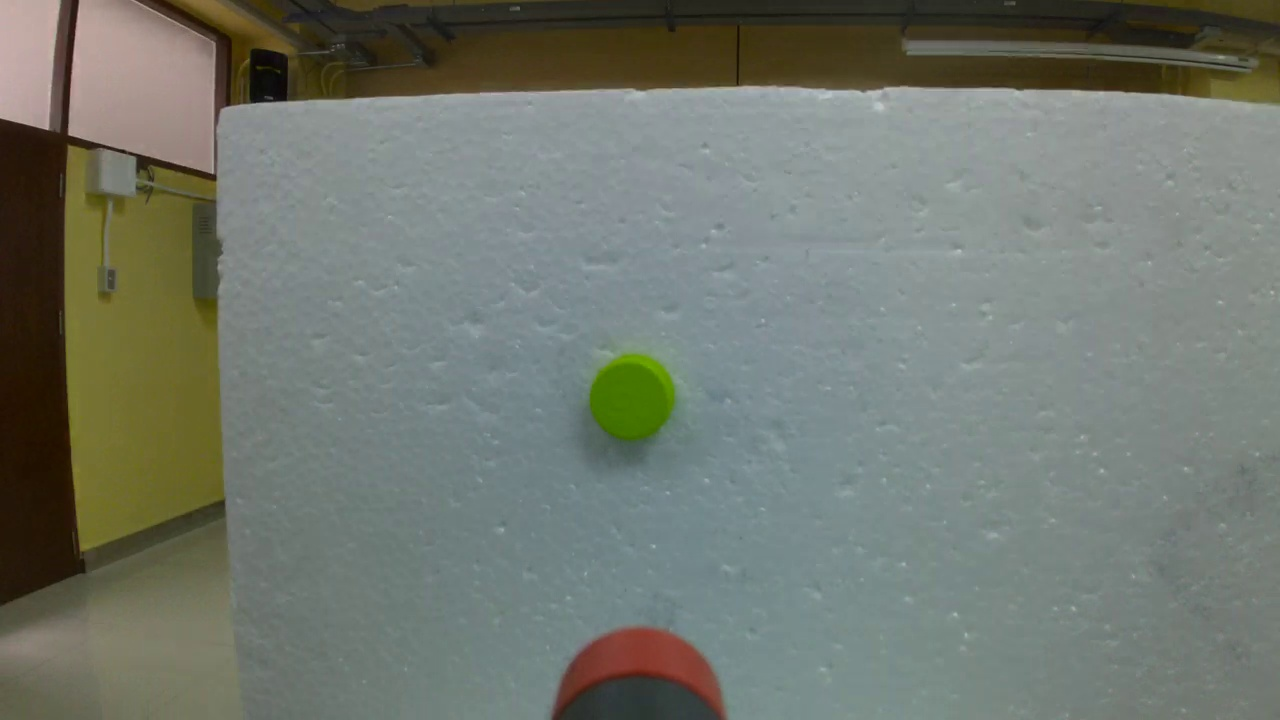
#> input picture captured_image.jpg, 1280 x 720 px
$ python -i 03_person.py   (imports and definitions only)
#> lines starting #> are read from the running program, lines starting #| are printed output that depends on the picture; after the words box and inside, x2 and y2 are one past the last pixel; in counts of white or black regions, pixels touching at a corner belong together
#> further down, picture is the input picture: shape (720, 1280, 3); mean B, G, R 110.5, 119.9, 113.9
import cv2
import numpy as np
import robomaster
from robomaster import robot

def display_image(image):
    cv2.imshow('Detected', image)
    cv2.waitKey(1)  # เปลี่ยนเป็นรอเพียง 1ms เพื่อให้การทำงานเป็นแบบเรียลไทม์
    cv2.destroyAllWindows()

def detect_red_coke_can(image):
    # แปลงภาพเป็นสี HSV
    hsv = cv2.cvtColor(image, cv2.COLOR_BGR2HSV)
#> hsv: shape (720, 1280, 3); mean H, S, V 66, 53.4, 123.4

    # กำหนดขอบเขตของสีแดงใน HSV
    lower_red1 = np.array([0, 50, 50])
    upper_red1 = np.array([10, 255, 255])
    lower_red2 = np.array([170, 50, 50])
    upper_red2 = np.array([180, 255, 255])

    # สร้างหน้ากากสำหรับสีแดง
    mask1 = cv2.inRange(hsv, lower_red1, upper_red1)
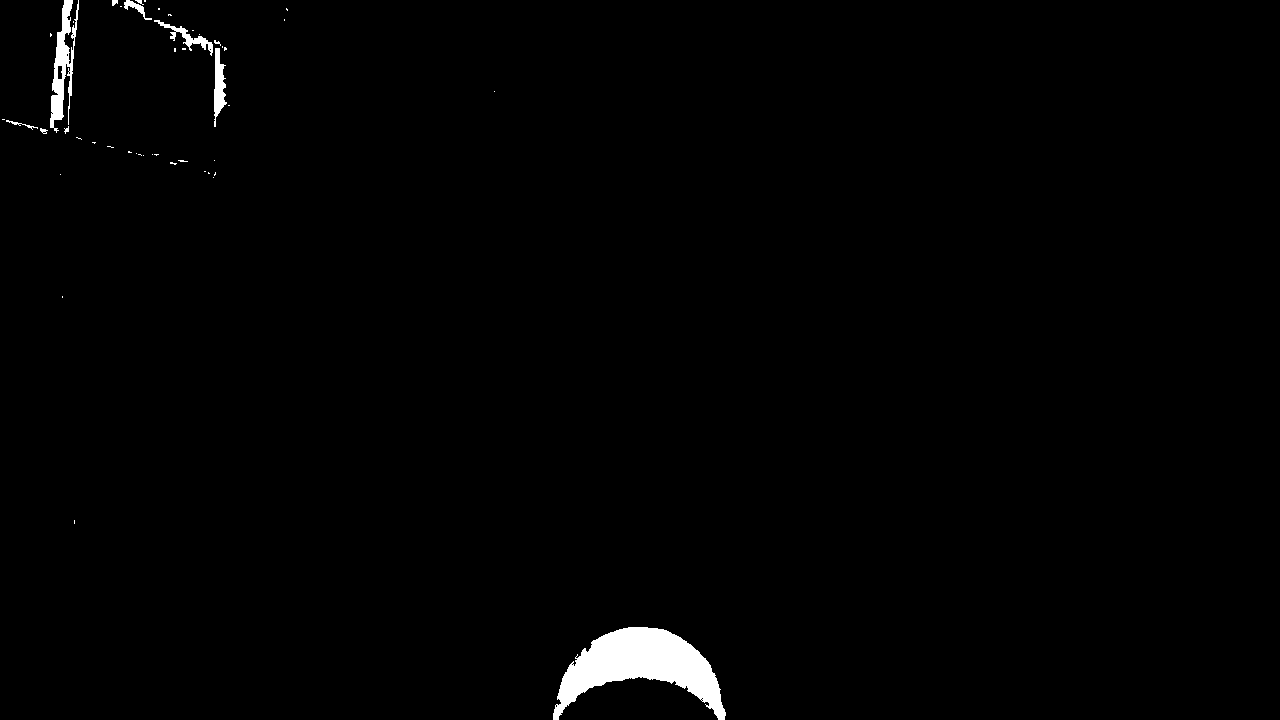
#> mask1: shape (720, 1280); 1.2% white; 47 white regions (37 under 20 px), largest, box (x1, y1, x2, y2) and area: (553, 627, 726, 720) 7637, (50, 0, 79, 133) 1580, (214, 48, 227, 127) 576
    mask2 = cv2.inRange(hsv, lower_red2, upper_red2)
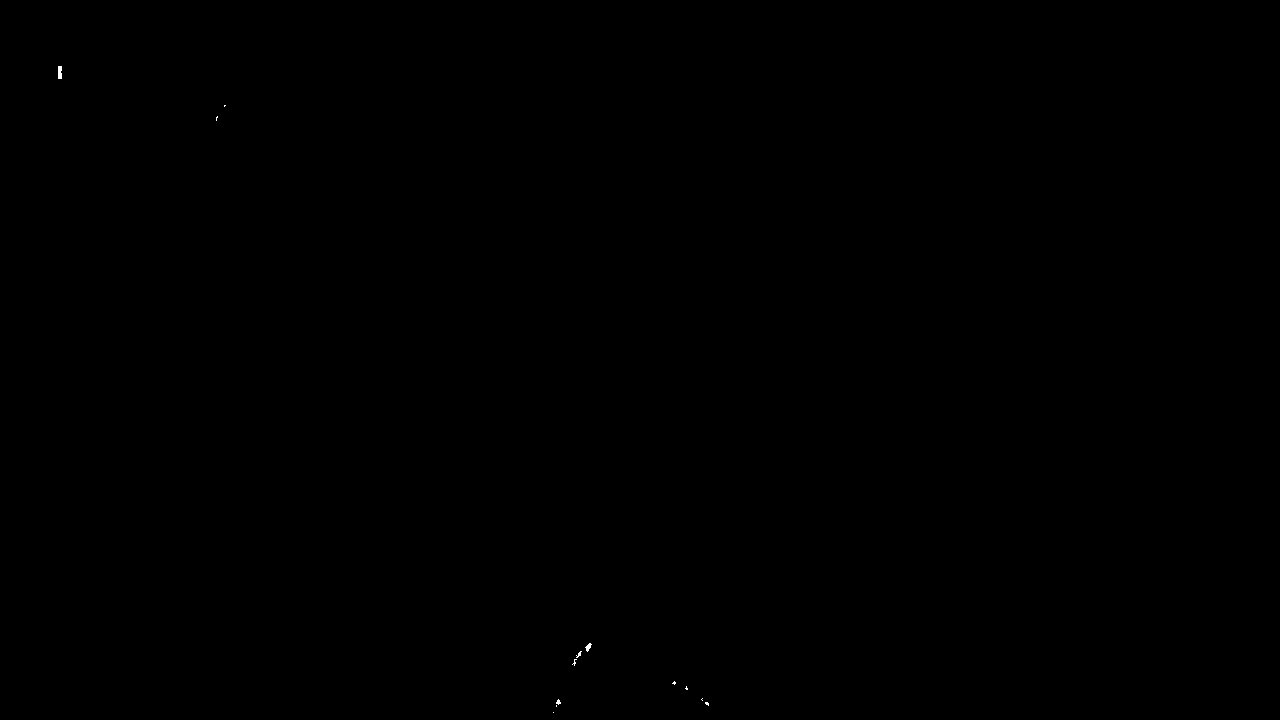
#> mask2: shape (720, 1280); 0.02% white; 13 white regions (11 under 20 px), largest, box (x1, y1, x2, y2) and area: (58, 66, 62, 79) 50, (585, 643, 592, 652) 32
    mask = mask1 | mask2
#> mask: shape (720, 1280); 1.2% white; 47 white regions (37 under 20 px)

    # หาขอบเขตของวัตถุที่ตรวจพบ
    contours, _ = cv2.findContours(mask, cv2.RETR_TREE, cv2.CHAIN_APPROX_SIMPLE)
#> contours = 53 contours, 47 with area under 20; largest, box (x1, y1, x2, y2) and area: (553, 627, 726, 720) 7526, (50, 0, 79, 133) 1340, (214, 48, 227, 127) 498, (154, 20, 213, 56) 329, (124, 0, 152, 20) 119, (6, 120, 38, 130) 26

    # ค่าตัวแปรสำหรับกรอบที่ใหญ่ที่สุด
    max_area = 0
    best_box = None

    # วาดกรอบสี่เหลี่ยมรอบ ๆ ขอบเขตที่ตรวจพบและเลือกกรอบที่ใหญ่ที่สุด
    for contour in contours:
        area = cv2.contourArea(contour)
        if area > 500:  # ตรวจสอบขนาดวัตถุขั้นต่ำ
            if area > max_area:
                max_area = area
                x, y, w, h = cv2.boundingRect(contour)
                best_box = (x, y, w, h)
#> this loop made 53 passes
#> (area, max_area, x, y, w, h) on pass 1: (7525.5, 7525.5, 553, 627, 173, 93)
#> area on passes 24, 28, 38, 47, 49: 25.5, 498.5, 329, 119, 1340.5
#> after the loop, h = 93; max_area = 7525.5; w = 173; x = 553; y = 627

    # วาดกรอบที่ใหญ่ที่สุดลงในภาพ
    if best_box is not None:
        x, y, w, h = best_box
        cv2.rectangle(image, (x, y), (x + w, y + h), (0, 0, 255), 2)
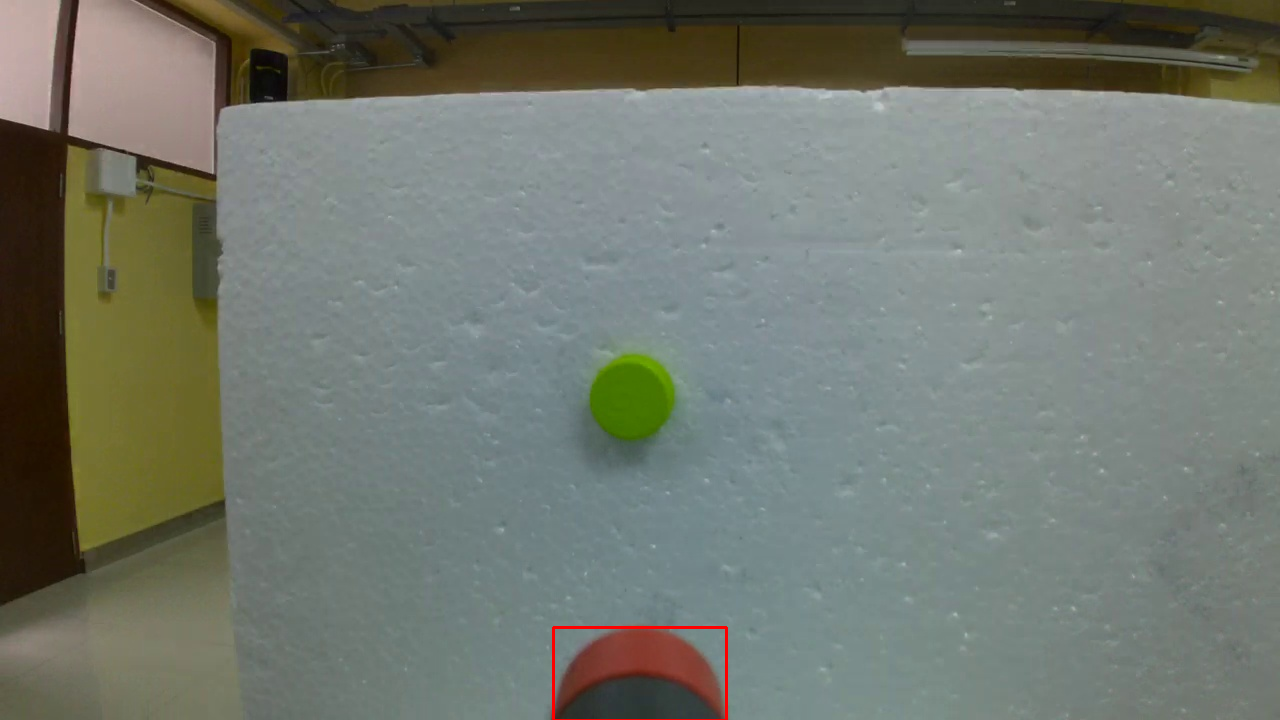
#> image: shape (720, 1280, 3); 0.13% of pixels changed, all inside (x1, y1, x2, y2) = (552, 626, 728, 720)

    return image

# [27 lines not run here, left out]

>>> import cv2
>>> picture = cv2.imread('../../captured_image.jpg')
>>> result = detect_red_coke_can(picture)

$ run again, on Coke04.jpg
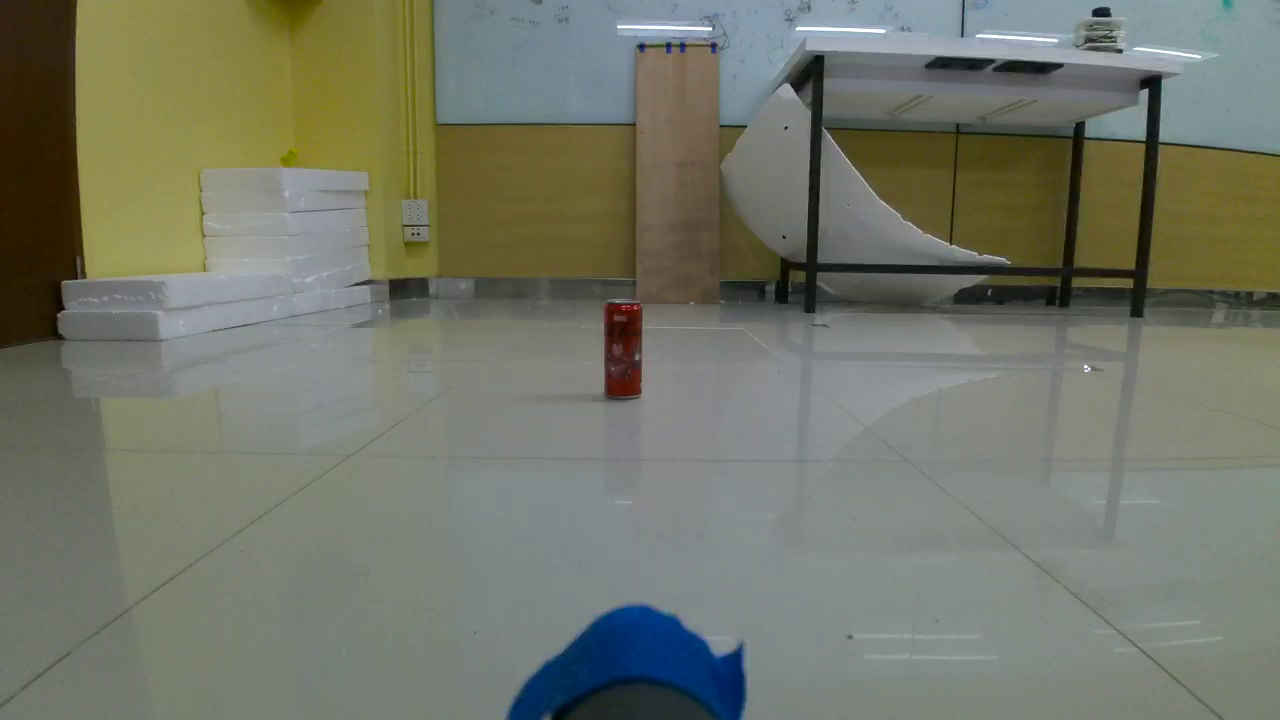
#> input picture Coke04.jpg, 1280 x 720 px
#> picture is the input picture: shape (720, 1280, 3); mean B, G, R 104.2, 118.2, 114.6
#> hsv: shape (720, 1280, 3); mean H, S, V 55.9, 56.3, 122.2
#> in detect_red_coke_can, `mask1 = cv2.inRange(hsv, lower_red1, upper_red1)`:
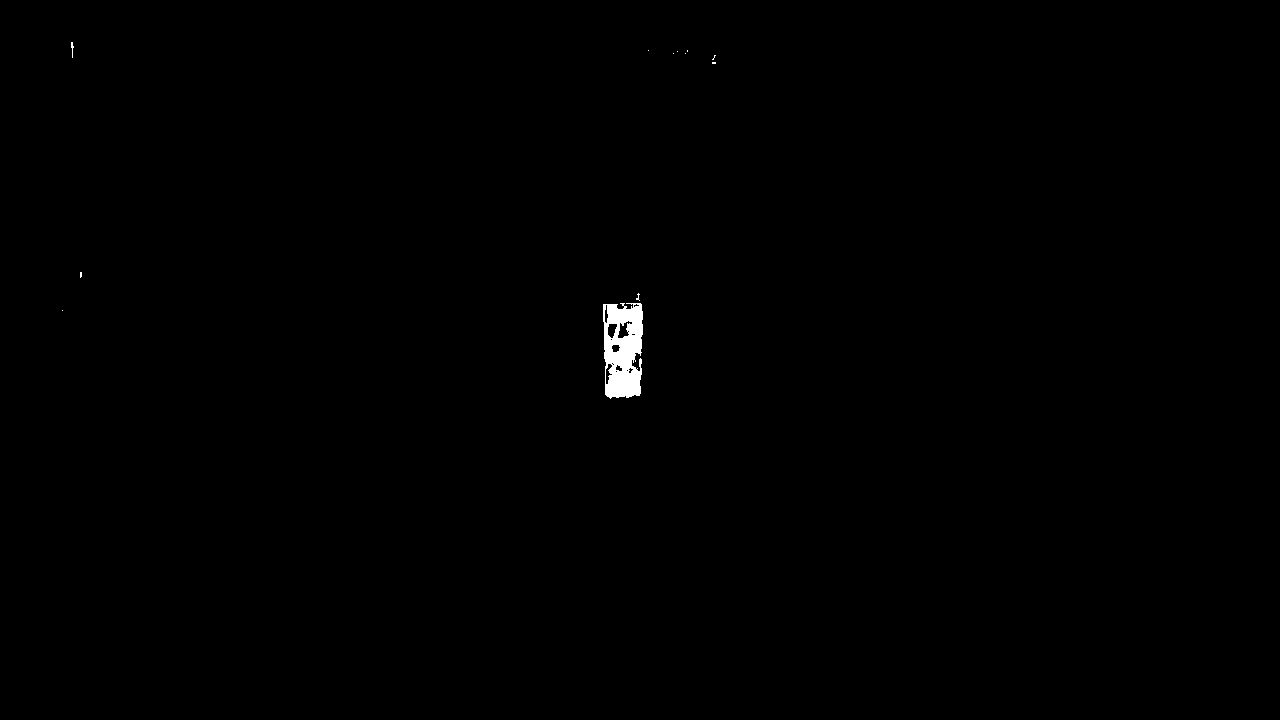
#> mask1: shape (720, 1280); 0.33% white; 12 white regions (10 under 20 px), largest, box (x1, y1, x2, y2) and area: (603, 303, 643, 399) 2960, (71, 42, 74, 58) 24
#> mask2: shape (720, 1280); 0.03% white; 10 white regions (4 under 20 px), largest, box (x1, y1, x2, y2) and area: (617, 303, 633, 309) 61, (606, 364, 612, 384) 60, (632, 360, 640, 371) 54, (612, 345, 620, 352) 44, (605, 305, 608, 323) 34, (616, 365, 622, 371) 23
#> mask: shape (720, 1280); 0.36% white; 12 white regions (10 under 20 px)
#> contours = 18 contours, 15 with area under 20; largest, box (x1, y1, x2, y2) and area: (603, 303, 643, 399) 3331, (617, 320, 633, 339) 142, (607, 323, 618, 339) 108
#> the loop in detect_red_coke_can, `for contour in contours:` made 18 passes
#> (area, max_area, x, y, w, h) on pass 2: (3331, 3331, 603, 303, 40, 96)
#> after the loop in detect_red_coke_can, `for contour in contours:`: h = 96; max_area = 3331; w = 40; x = 603; y = 303
#> in detect_red_coke_can, `cv2.rectangle(image, (x, y), (x + w, y + h), (0, 0, 255), 2)`:
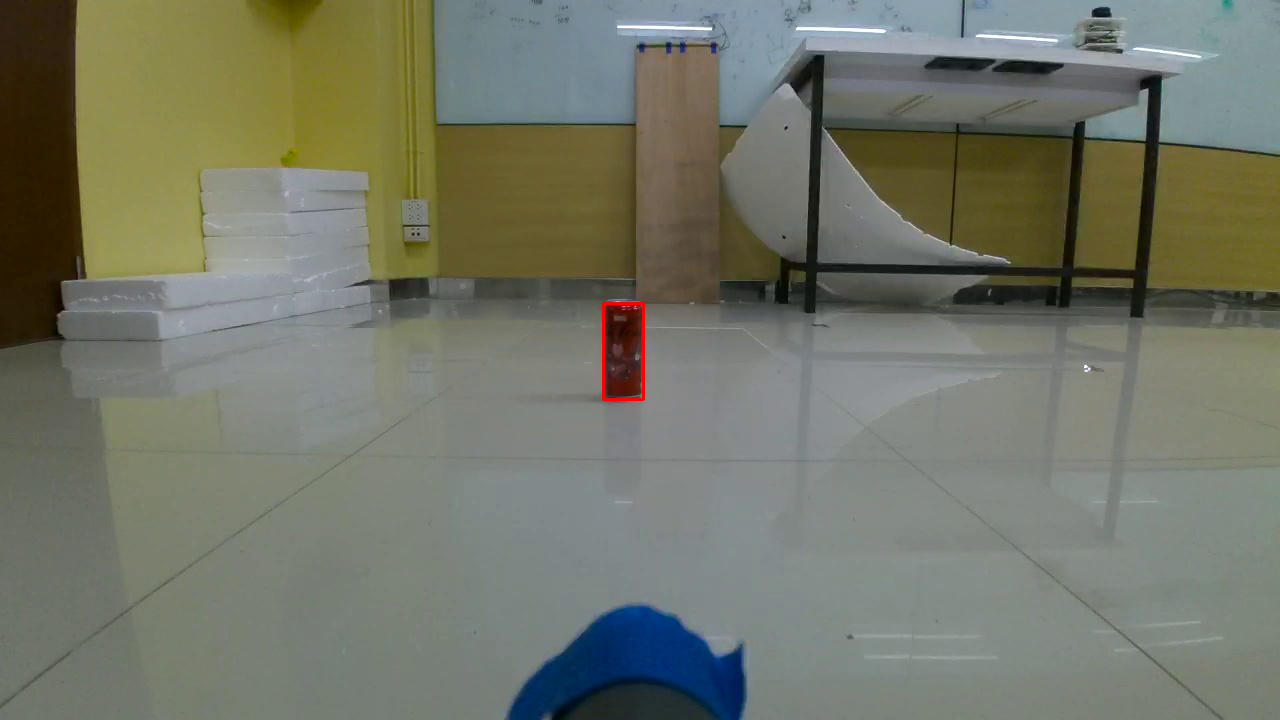
#> image: shape (720, 1280, 3); 0.09% of pixels changed, all inside (x1, y1, x2, y2) = (602, 302, 645, 401)
